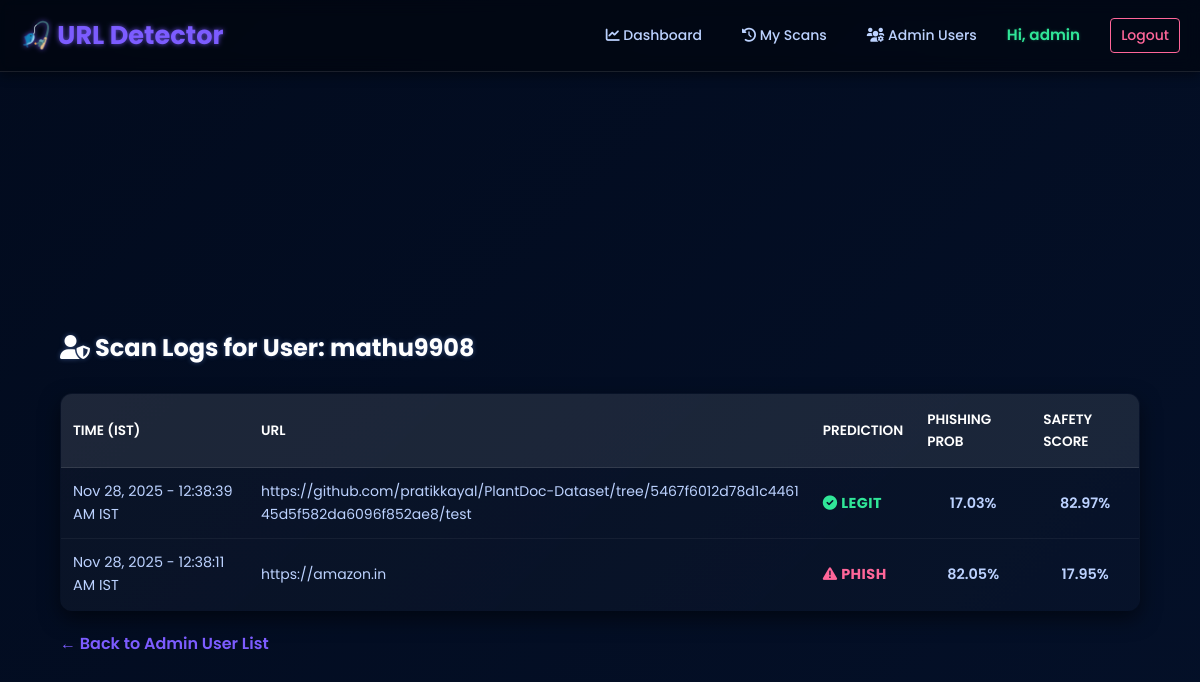
The app's page /admin/user/2/logs (signed in) with its own data.
### src/models.py (models this page shows, shortened)
class User(Base):
    __tablename__ = 'users'
    id = Column(Integer, primary_key=True)
    username = Column(String(64), unique=True, nullable=False)
    email = Column(String(120), unique=True, nullable=False)
    password_hash = Column(String(128))
    is_admin = Column(Boolean, default=False)
    reset_otp = Column(String(6), nullable=True, default=None)
    otp_expiry = Column(DateTime, nullable=True, default=None)
    logs = relationship("URLLog", back_populates="user")

class URLLog(Base):
    __tablename__ = 'url_logs'
    id = Column(Integer, primary_key=True)
    user_id = Column(Integer, ForeignKey('users.id'), nullable=True)
    url = Column(String(512), nullable=False)
    timestamp = Column(DateTime, default=lambda: datetime.now(timezone.utc))
    prediction = Column(String(16))
    prob_phishing = Column(Float)
    safety_score = Column(Float)
    features = Column(String)
    user = relationship("User", back_populates="logs")

### src/app.py (the view)
@app.route("/admin/user/<int:user_id>/logs")
@login_required
def admin_user_logs(user_id):
    db = Session()
    logs = db.query(URLLog).filter(URLLog.user_id==user_id).order_by(URLLog.timestamp.desc()).all()
    user = db.query(User).get(user_id)
    db.close()
    return render_template("admin/user_logs.html", logs=logs, user=user)

### src/app.py (called while the page is built)
@login_manager.user_loader
def load_user(user_id):
    db = Session()
    u = db.query(User).get(int(user_id))
    db.close()
    return FlaskUser(u) if u else None

@app.teardown_appcontext
def shutdown_session(exception=None):
    Session.remove()

@app.template_filter('ist_time')
def format_datetime_to_ist(utc_dt):
    if utc_dt is None:
        return ""
    if utc_dt.tzinfo is None:
        utc_dt = utc_dt.replace(tzinfo=timezone.utc)
    ist_dt = utc_dt.astimezone(IST_TIMEZONE)
    return ist_dt.strftime('%b %d, %Y - %I:%M:%S %p IST')

### src/templates/admin/user_logs.html (shortened to what this page needs)
{% extends "base.html" %}
{% block content %}
    <div class="log-table-container">
        <h2 style="margin-left: 5%;"><i class="fas fa-user-shield"></i> Scan Logs for User: {{ user.username }}</h2>
        <table style="width:90%; margin-left: 5%;">
            <thead>
                <tr>
                    <th>Time (IST)</th>
                    <th>URL</th>
                    <th>Prediction</th>
                    <th>Phishing Prob</th>
                    <th>Safety Score</th>
                </tr>
            </thead>
            <tbody>
                {% for r in logs %}
                {% set row_class = r.prediction | lower %}
                <tr class="{{ row_class }}">
                    <td>{{ r.timestamp | ist_time }}</td>
                    <td>
                        <a href="{{ r.url }}" target="_blank" rel="noopener noreferrer">{{ r.url }}</a>
                    </td>
                    <td>
                        {% if r.prediction == 'phishing' %}
                            <span class="pred-phishing"><i class="fas fa-triangle-exclamation"></i> PHISH</span>
                        {% else %}
                            <span class="pred-benign"><i class="fas fa-check-circle"></i> LEGIT</span>
                        {% endif %}
                    </td>
                    <td class="prob">{{ "%.2f"|format(r.prob_phishing*100) }}%</td>
                    <td class="safety">{{ "%.2f"|format(r.safety_score) }}%</td>
                </tr>
                {% else %}
                <tr>
                    <td colspan="5" style="text-align: center; padding: 20px;">No scan records found.</td>
                </tr>
                {% endfor %}
            </tbody>
        </table>
    </div>
    {% if user is defined %}
        <p class="admin-link-back"><a href="{{ url_for('admin_users') }}">← Back to Admin User List</a></p>
    {% else %}
        <h2><i class="fas fa-history"></i> My Scan History</h2>
    {% endif %}
{% endblock %}

### src/templates/base.html (shortened to what this page needs)
<!DOCTYPE html>
<html lang="en">
<head>
    <link rel="stylesheet" href="{{ url_for('static', filename='css/styles.css') }}">
    <link rel="stylesheet" href="{{ url_for('static', filename='css/navbar.css') }}">
    <link rel="stylesheet" href="{{ url_for('static', filename='css/adusr.css') }}">
</head>
    <link rel="stylesheet" href="https://cdnjs.cloudflare.com/ajax/libs/font-awesome/6.0.0-beta3/css/all.min.css">
</head>
<body>
    <nav class="navbar">
        <div class="navbar-brand">
            <a href="{{ url_for('index') }}">🎣 URL Detector</a>
        </div>
        <div class="navbar-links">
            <a href="{{ url_for('dashboard') }}"><i class="fas fa-chart-line"></i> Dashboard</a>
            <a href="{{ url_for('history') }}"><i class="fas fa-history"></i> My Scans</a>
            {% if current_user.is_authenticated %}
                {% if current_user.is_admin %}
                    <a href="{{ url_for('admin_users') }}" class="btn-admin">
                        <i class="fas fa-users-cog"></i> Admin Users
                    </a>
                {% endif %}
                <span class="user-greeting">
                    Hi, {{ current_user.username }}
                </span>
                <a href="{{ url_for('logout') }}" class="btn-logout">Logout</a>
            {% else %}
                <a href="{{ url_for('login') }}" class="btn-login">Login</a>
                <a href="{{ url_for('register') }}" class="btn-register">Register</a>
            {% endif %}
        </div>
    </nav>
    <div class="content-wrapper">
    {% from "macros.html" import render_flashes %}
        {% block content %} {% endblock %}
    </div>
</body>
</html>

### src/static/css/styles.css (style rules this page uses)
:root { --bg: #0f1020; --card: rgba(255, 255, 255, 0.04); --cards: rgba(255, 255, 255, 0.355); --accent: #7c5cff; --legit-color: #30e698; --phishing-color: #ff6699; --glass: rgba(255, 255, 255, 0.06); --text-color: #e9eef8; --light-text: #bcd2ff; }
* { box-sizing: border-box; margin: 0; padding: 0; }
body { background: linear-gradient(135deg, #020b1e 0%, #041028 100%); color: var(--text-color); font-family: "Poppins", sans-serif; line-height: 1.6; min-height: 100vh; display: flex; flex-direction: column; align-items: center; justify-content: center; }
a { color: var(--light-text); text-decoration: none; transition: color 0.2s, text-shadow 0.2s; font-size: 14px; }

### src/static/css/navbar.css (style rules this page uses)
:root { --accent: #7c5cff; --legit-color: #30e698; --phishing-color: #ff6699; --text-color: #e9eef8; --light-text: #bcd2ff; --bg: #0f1020; --glass: rgba(255, 255, 255, 0.06); }
.navbar { position: fixed; top: 0; left: 0; width: 100%; background: rgba(0, 0, 0, 0.4); backdrop-filter: blur(8px); box-shadow: 0 4px 10px rgba(0, 0, 0, 0.4); padding: 15px 20px; display: flex; justify-content: space-between; align-items: center; z-index: 1000; border-bottom: 1px solid rgba(255, 255, 255, 0.1); }
.navbar-brand a { color: var(--accent); font-size: 1.6em; font-weight: 700; text-shadow: 0 0 5px rgba(124, 92, 255, 0.8); }
.navbar-links { display: flex; align-items: center; gap: 20px; }
.navbar-links a { color: var(--light-text); padding: 5px 10px; border-radius: 4px; transition: all 0.2s; font-weight: 500; }
.navbar-links .user-greeting { color: var(--legit-color); font-weight: 600; margin-right: 10px; font-size: 0.95em; text-shadow: 0 0 3px rgba(48, 230, 152, 0.3); }
.btn-logout { color: var(--phishing-color) !important; border: 1px solid var(--phishing-color); background-color: transparent !important; padding: 5px 10px !important; }

### src/static/css/adusr.css (style rules this page uses)
:root { --bg: #0f1020; --card: rgba(255, 255, 255, 0.04); --accent: #7c5cff; --legit-color: #30e698; --phishing-color: #ff6699; --light-text: #bcd2ff; --table-header: rgba(255, 255, 255, 0.08); }
h2 { color: #fff; margin-bottom: 25px; margin-left:5% ; padding-top: 20px; font-size: 24px; text-shadow: 0 0 5px rgba(122, 167, 255, 0.4); }
.log-table-container { padding-top: 10%; margin: 20px 0; }
table { width: 100%; border-collapse: collapse; background: linear-gradient(135deg, rgba(255, 255, 255, 0.03), rgba(255, 255, 255, 0.01)); border-radius: 12px; overflow: hidden; box-shadow: 0 8px 20px rgba(0, 0, 0, 0.5); border: 1px solid rgba(255, 255, 255, 0.06); }
thead { background-color: var(--table-header); }
th { padding: 15px 12px; text-align: left; color: #fff; font-weight: 600; text-transform: uppercase; font-size: 0.85em; border-bottom: 1px solid rgba(255, 255, 255, 0.1); }
td { padding: 12px; text-align: left; color: var(--light-text); font-size: 0.9em; border-bottom: 1px solid rgba(255, 255, 255, 0.05); }
tbody tr:last-child td { border-bottom: none; }
td a { color: var(--light-text); text-decoration: none; word-break: break-all; }
.pred-phishing { font-weight: 700; color: var(--phishing-color); letter-spacing: 0.5px; }
.pred-benign { font-weight: 700; color: var(--legit-color); letter-spacing: 0.5px; }
td.prob, td.safety { font-weight: 600; text-align: center; }
.admin-link-back a { color: var(--accent); font-size: 1em; margin-left: 5%; font-weight: 600; }

### records on screen
User: username "admin"
User: username "mathu9908"
URLLog: timestamp|ist_time "Nov 28, 2025 - 12:38:39 AM IST", url "https://github.com/pratikkayal/PlantDoc-Dataset/tree/5467f6012d78d1c446145d5f582da6096f852ae8/test", prediction "legit" (drawn), r.prob_phishing*100 "17.03", safety_score "82.97"
URLLog: timestamp|ist_time "Nov 28, 2025 - 12:38:11 AM IST", url "https://amazon.in", prediction "phishing" (drawn), r.prob_phishing*100 "82.05", safety_score "17.95"
